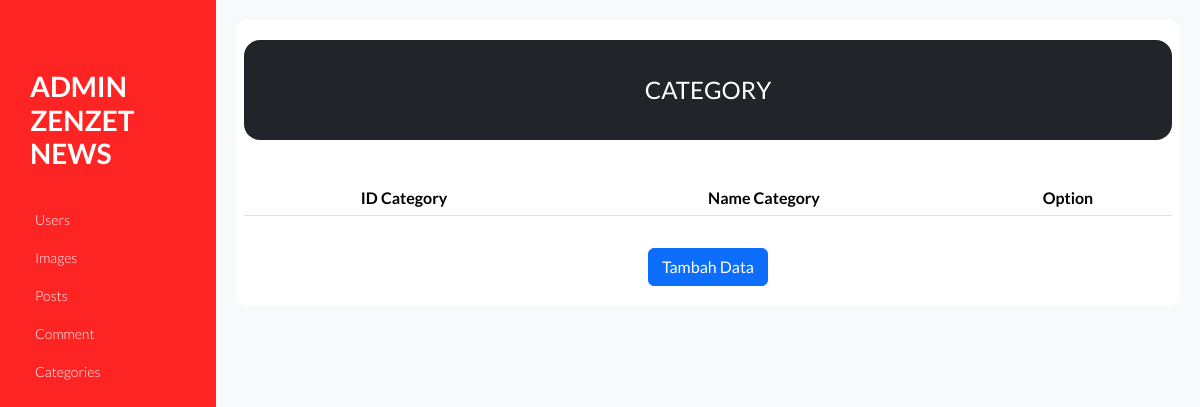
/admin/categories.php, run on an earlier commit of the app's database.
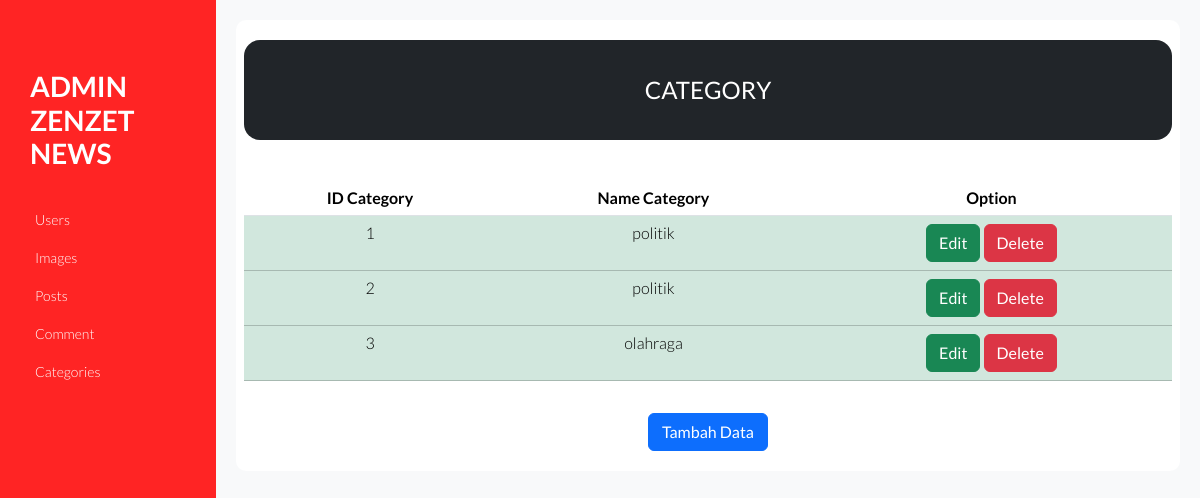
And on a later commit of the database.
### tables this page shows
CREATE TABLE `categories` (
  `id` int NOT NULL AUTO_INCREMENT,
  `nama` varchar(15) NOT NULL,
  PRIMARY KEY (`id`)
);

### admin/categories.php (the view, shortened to what this page needs)
<!DOCTYPE html>
<html lang="en">
<head>
    <link href="https://cdn.jsdelivr.net/npm/bootstrap@5.3.2/dist/css/bootstrap.min.css" rel="stylesheet">
    <link rel="stylesheet" href="https://cdnjs.cloudflare.com/ajax/libs/font-awesome/6.5.1/css/all.min.css" />
    <link href="https://cdn.jsdelivr.net/npm/bootstrap@5.3.2/dist/css/bootstrap.min.css" rel="stylesheet">
    <link rel="stylesheet" type="text/css" href="syntax-highlighter/styles/shCore.css" media="all">
    <link rel="stylesheet" type="text/css" href="syntax-highlighter/styles/shThemeDefault.css" media="all">
    <link rel="stylesheet" href="css/font-awesome.min.css">
    <link rel="stylesheet" href="css/normalize.min.css">
    <link rel="stylesheet" href="css/main.css">
</head>
<body>
    <div class="container-fluid p-0">
        <?php require_once "./sidebar.php" ?>
        <div id="main-wrapper">
            <div class="main-content">
                <div class="row pt-3 pb-3 d-flex align-content-center text-center text-white rounded-4 bg-dark" style="height:100px;">
                    <h2 class="align-middle" style="color:white;">CATEGORY</h2>
                </div>
                <div class="row justify-content-center">
                    <table class="table" style="text-align: center;">
                    <thead style="height:75px;">
                            <tr>
                                <th scope="col">ID Category</th>
                                <th scope="col">Name Category</th>
                                <th scope="col">Option</th>
                            </tr>
                        </thead>
                        <tbody class="table-success">
                            <?php
                            include "config.php";
                            $qry = "SELECT * FROM categories";
                            $exec = mysqli_query($con, $qry);
                            while ($data = mysqli_fetch_assoc($exec)) {
                            ?>
                                <tr>
                                    <td><?= $data['id'] ?></td>
                                    <td><?= $data['nama'] ?></td>
                                    <td>
                                        <button type="button" class="btn btn-success" data-bs-toggle="modal" data-bs-target="#editCategoryModal<?= $data['id'] ?>">Edit</button>
                                        <a class="btn btn-danger" href="categories-delete.php?id=<?= $data['id'] ?>">Delete</a>
                                    </td>
                                </tr>
                            <?php } ?>
                        </tbody>
                    </table>
                </div>
                <a class="btn btn-primary d-block mx-auto mt-3" style="width: 120px " href="#" role="button" data-bs-toggle="modal" data-bs-target="#addCategoryModal">Tambah Data</a>
            </div>
        </div>
    </div>
</body>
</html>

What changed in the data, as far as the page shows it:
added categories: id "1", nama "politik"
added categories: id "2", nama "politik"
added categories: id "3", nama "olahraga"
